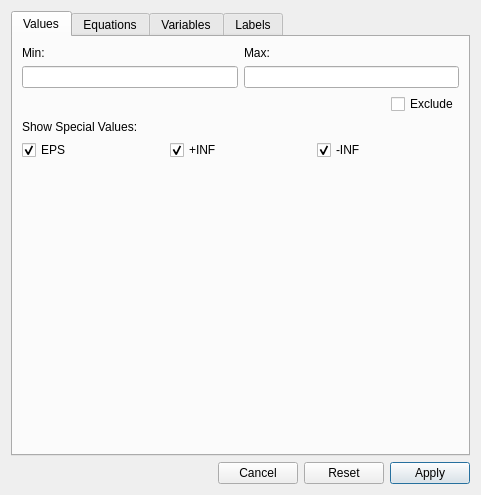
<?xml version="1.0" encoding="UTF-8"?>
<ui version="4.0">
 <class>gams::studio::modelinspector::GlobalFilterDialog</class>
 <widget class="QDialog" name="gams::studio::modelinspector::GlobalFilterDialog">
  <property name="geometry">
   <rect>
    <x>0</x>
    <y>0</y>
    <width>481</width>
    <height>495</height>
   </rect>
  </property>
  <property name="windowTitle">
   <string>Global Filters</string>
  </property>
  <layout class="QVBoxLayout" name="verticalLayout_7">
   <item>
    <widget class="QTabWidget" name="tabWidget">
     <property name="currentIndex">
      <number>0</number>
     </property>
     <widget class="QWidget" name="valueTab">
      <attribute name="title">
       <string>Values</string>
      </attribute>
      <layout class="QVBoxLayout" name="verticalLayout_4">
       <item>
        <layout class="QGridLayout" name="gridLayout_3">
         <item row="0" column="0">
          <widget class="QLabel" name="label_4">
           <property name="text">
            <string>Min:</string>
           </property>
          </widget>
         </item>
         <item row="0" column="1">
          <widget class="QLabel" name="label_5">
           <property name="text">
            <string>Max:</string>
           </property>
          </widget>
         </item>
         <item row="1" column="0">
          <widget class="QLineEdit" name="minEdit">
           <property name="toolTip">
            <string>&lt;html&gt;&lt;head/&gt;&lt;body&gt;&lt;p&gt;The smallest value to be displayed.&lt;/p&gt;&lt;/body&gt;&lt;/html&gt;</string>
           </property>
          </widget>
         </item>
         <item row="1" column="1">
          <widget class="QLineEdit" name="maxEdit">
           <property name="toolTip">
            <string>&lt;html&gt;&lt;head/&gt;&lt;body&gt;&lt;p&gt;The largest value to be displayed.&lt;/p&gt;&lt;/body&gt;&lt;/html&gt;</string>
           </property>
          </widget>
         </item>
        </layout>
       </item>
       <item>
        <layout class="QHBoxLayout" name="horizontalLayout_4">
         <item>
          <spacer name="horizontalSpacer_4">
           <property name="orientation">
            <enum>Qt::Horizontal</enum>
           </property>
           <property name="sizeHint" stdset="0">
            <size>
             <width>40</width>
             <height>20</height>
            </size>
           </property>
          </spacer>
         </item>
         <item>
          <widget class="QCheckBox" name="excludeBox">
           <property name="toolTip">
            <string>&lt;html&gt;&lt;head/&gt;&lt;body&gt;&lt;p&gt;If enabled, the range defined by &lt;span style=&quot; font-weight:600;&quot;&gt;Min&lt;/span&gt; and &lt;span style=&quot; font-weight:600;&quot;&gt;Max&lt;/span&gt; defines the values that are excluded instead of included.&lt;/p&gt;&lt;/body&gt;&lt;/html&gt;
</string>
           </property>
           <property name="text">
            <string>Exclude</string>
           </property>
          </widget>
         </item>
        </layout>
       </item>
       <item>
        <widget class="QLabel" name="label_6">
         <property name="text">
          <string>Show Special Values:</string>
         </property>
        </widget>
       </item>
       <item>
        <layout class="QHBoxLayout" name="horizontalLayout_7">
         <item>
          <widget class="QCheckBox" name="epsBox">
           <property name="toolTip">
            <string>&lt;html&gt;&lt;head/&gt;&lt;body&gt;&lt;p&gt;Filter settings for special value &lt;span style=&quot; font-weight:600;&quot;&gt;Epsilon&lt;/span&gt;.&lt;/p&gt;&lt;/body&gt;&lt;/html&gt;</string>
           </property>
           <property name="text">
            <string>EPS</string>
           </property>
           <property name="checked">
            <bool>true</bool>
           </property>
          </widget>
         </item>
         <item>
          <widget class="QCheckBox" name="pInfBox">
           <property name="toolTip">
            <string>&lt;html&gt;&lt;head/&gt;&lt;body&gt;&lt;p&gt;Filter settings for special value &lt;span style=&quot; font-weight:600;&quot;&gt;Infinity&lt;/span&gt;.&lt;/p&gt;&lt;/body&gt;&lt;/html&gt;</string>
           </property>
           <property name="text">
            <string>+INF</string>
           </property>
           <property name="checked">
            <bool>true</bool>
           </property>
          </widget>
         </item>
         <item>
          <widget class="QCheckBox" name="nInfBox">
           <property name="toolTip">
            <string>&lt;html&gt;&lt;head/&gt;&lt;body&gt;&lt;p&gt;Filter settings for special value &lt;span style=&quot; font-weight:600;&quot;&gt;-Infinity&lt;/span&gt;.&lt;/p&gt;&lt;/body&gt;&lt;/html&gt;</string>
           </property>
           <property name="text">
            <string>-INF</string>
           </property>
           <property name="checked">
            <bool>true</bool>
           </property>
          </widget>
         </item>
        </layout>
       </item>
       <item>
        <spacer name="verticalSpacer_4">
         <property name="orientation">
          <enum>Qt::Vertical</enum>
         </property>
         <property name="sizeHint" stdset="0">
          <size>
           <width>20</width>
           <height>48</height>
          </size>
         </property>
        </spacer>
       </item>
      </layout>
     </widget>
     <widget class="QWidget" name="equationTab">
      <attribute name="title">
       <string>Equations</string>
      </attribute>
      <layout class="QVBoxLayout" name="verticalLayout">
       <item>
        <widget class="QLineEdit" name="equationEdit">
         <property name="toolTip">
          <string>&lt;html&gt;&lt;head/&gt;&lt;body&gt;&lt;p&gt;Apply a filter string using &lt;span style=&quot; font-weight:600;&quot;&gt;wildcard&lt;/span&gt; syntax.&lt;/p&gt;&lt;p&gt;The content filter string is automatically applied to the list of equations.&lt;/p&gt;&lt;/body&gt;&lt;/html&gt;</string>
         </property>
         <property name="placeholderText">
          <string>Filter</string>
         </property>
        </widget>
       </item>
       <item>
        <widget class="QTreeView" name="equationView">
         <property name="toolTip">
          <string>&lt;html&gt;&lt;head/&gt;&lt;body&gt;&lt;p&gt;List of variable attributes and equations occurring in this column. Check or uncheck entries to decide which are displayed.&lt;/p&gt;&lt;/body&gt;&lt;/html&gt;</string>
         </property>
         <property name="alternatingRowColors">
          <bool>true</bool>
         </property>
         <attribute name="headerVisible">
          <bool>false</bool>
         </attribute>
        </widget>
       </item>
       <item>
        <layout class="QHBoxLayout" name="horizontalLayout">
         <item>
          <widget class="QPushButton" name="selectEqnButton">
           <property name="toolTip">
            <string>Select all equations</string>
           </property>
           <property name="text">
            <string>Select All</string>
           </property>
           <property name="autoDefault">
            <bool>false</bool>
           </property>
          </widget>
         </item>
         <item>
          <widget class="QPushButton" name="deselectEqnButton">
           <property name="toolTip">
            <string>Deselect all equations</string>
           </property>
           <property name="text">
            <string>Deselect All</string>
           </property>
           <property name="autoDefault">
            <bool>false</bool>
           </property>
          </widget>
         </item>
        </layout>
       </item>
      </layout>
     </widget>
     <widget class="QWidget" name="variableTab">
      <attribute name="title">
       <string>Variables</string>
      </attribute>
      <layout class="QVBoxLayout" name="verticalLayout_2">
       <item>
        <widget class="QLineEdit" name="variableEdit">
         <property name="toolTip">
          <string>&lt;html&gt;&lt;head/&gt;&lt;body&gt;&lt;p&gt;Apply a filter string using &lt;span style=&quot; font-weight:600;&quot;&gt;wildcard&lt;/span&gt; syntax.&lt;/p&gt;&lt;p&gt;The content filter string is automatically applied to the list of variables.&lt;/p&gt;&lt;/body&gt;&lt;/html&gt;</string>
         </property>
         <property name="placeholderText">
          <string>Filter</string>
         </property>
        </widget>
       </item>
       <item>
        <widget class="QTreeView" name="variableView">
         <property name="toolTip">
          <string>&lt;html&gt;&lt;head/&gt;&lt;body&gt;&lt;p&gt;List of equation attributes and variables occurring in this column. Check or uncheck entries to decide which are displayed.&lt;/p&gt;&lt;/body&gt;&lt;/html&gt;</string>
         </property>
         <property name="alternatingRowColors">
          <bool>true</bool>
         </property>
         <attribute name="headerVisible">
          <bool>false</bool>
         </attribute>
        </widget>
       </item>
       <item>
        <layout class="QHBoxLayout" name="horizontalLayout_2">
         <item>
          <widget class="QPushButton" name="selectVarButton">
           <property name="toolTip">
            <string>Select all variables</string>
           </property>
           <property name="text">
            <string>Select All</string>
           </property>
           <property name="autoDefault">
            <bool>false</bool>
           </property>
          </widget>
         </item>
         <item>
          <widget class="QPushButton" name="deselectVarButton">
           <property name="toolTip">
            <string>Deselect all variables</string>
           </property>
           <property name="text">
            <string>Deselect All</string>
           </property>
           <property name="autoDefault">
            <bool>false</bool>
           </property>
          </widget>
         </item>
        </layout>
       </item>
      </layout>
     </widget>
     <widget class="QWidget" name="labelTab">
      <attribute name="title">
       <string>Labels</string>
      </attribute>
      <layout class="QVBoxLayout" name="verticalLayout_3">
       <item>
        <layout class="QHBoxLayout" name="horizontalLayout_6">
         <item>
          <widget class="QLineEdit" name="labelEdit">
           <property name="toolTip">
            <string>&lt;html&gt;&lt;head/&gt;&lt;body&gt;&lt;p&gt;Apply a filter string using &lt;span style=&quot; font-weight:600;&quot;&gt;wildcard&lt;/span&gt; syntax.&lt;/p&gt;&lt;p&gt;The content filter string is automatically applied to the list of labels.&lt;/p&gt;&lt;/body&gt;&lt;/html&gt;</string>
           </property>
           <property name="placeholderText">
            <string>Filter</string>
           </property>
          </widget>
         </item>
         <item>
          <widget class="QComboBox" name="labelFilterBox">
           <property name="toolTip">
            <string>Select label type</string>
           </property>
           <item>
            <property name="text">
             <string>All</string>
            </property>
           </item>
           <item>
            <property name="text">
             <string>Equations</string>
            </property>
           </item>
           <item>
            <property name="text">
             <string>Variables</string>
            </property>
           </item>
          </widget>
         </item>
        </layout>
       </item>
       <item>
        <widget class="QTreeView" name="labelView">
         <property name="toolTip">
          <string>&lt;html&gt;&lt;head/&gt;&lt;body&gt;&lt;p&gt;List of labels occurring in the equation or variable header.  Check or uncheck labels to decide which are displayed.&lt;/p&gt;&lt;/body&gt;&lt;/html&gt;</string>
         </property>
         <property name="alternatingRowColors">
          <bool>true</bool>
         </property>
         <property name="sortingEnabled">
          <bool>true</bool>
         </property>
         <attribute name="headerVisible">
          <bool>false</bool>
         </attribute>
        </widget>
       </item>
       <item>
        <layout class="QHBoxLayout" name="horizontalLayout_5">
         <item>
          <widget class="QPushButton" name="selectLabelButton">
           <property name="toolTip">
            <string>Select all labels</string>
           </property>
           <property name="text">
            <string>Select All</string>
           </property>
           <property name="autoDefault">
            <bool>false</bool>
           </property>
          </widget>
         </item>
         <item>
          <widget class="QPushButton" name="deselectLabelButton">
           <property name="toolTip">
            <string>Deselect all labels</string>
           </property>
           <property name="text">
            <string>Deselect All</string>
           </property>
           <property name="autoDefault">
            <bool>false</bool>
           </property>
          </widget>
         </item>
        </layout>
       </item>
      </layout>
     </widget>
    </widget>
   </item>
   <item>
    <layout class="QHBoxLayout" name="horizontalLayout_3">
     <item>
      <spacer name="horizontalSpacer_3">
       <property name="orientation">
        <enum>Qt::Horizontal</enum>
       </property>
       <property name="sizeHint" stdset="0">
        <size>
         <width>40</width>
         <height>20</height>
        </size>
       </property>
      </spacer>
     </item>
     <item>
      <widget class="QPushButton" name="cancelButton">
       <property name="toolTip">
        <string>Discard changes</string>
       </property>
       <property name="text">
        <string>Cancel</string>
       </property>
       <property name="autoDefault">
        <bool>false</bool>
       </property>
      </widget>
     </item>
     <item>
      <widget class="QPushButton" name="resetButton">
       <property name="toolTip">
        <string>Reset filter</string>
       </property>
       <property name="text">
        <string>Reset</string>
       </property>
       <property name="autoDefault">
        <bool>false</bool>
       </property>
      </widget>
     </item>
     <item>
      <widget class="QPushButton" name="applyButton">
       <property name="toolTip">
        <string>Apply filter</string>
       </property>
       <property name="text">
        <string>Apply</string>
       </property>
      </widget>
     </item>
    </layout>
   </item>
  </layout>
 </widget>
 <resources/>
 <connections/>
</ui>
